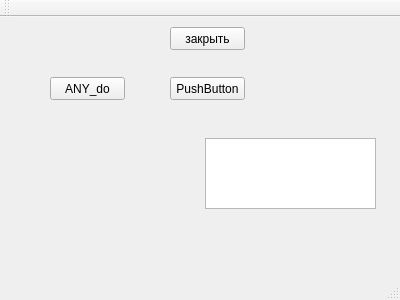
<?xml version="1.0" encoding="UTF-8"?>
<ui version="4.0">
 <class>MainWindow</class>
 <widget class="QMainWindow" name="MainWindow">
  <property name="geometry">
   <rect>
    <x>0</x>
    <y>0</y>
    <width>400</width>
    <height>300</height>
   </rect>
  </property>
  <property name="windowTitle">
   <string>MainWindow</string>
  </property>
  <widget class="QWidget" name="centralWidget">
   <widget class="QPushButton" name="pushButton">
    <property name="geometry">
     <rect>
      <x>170</x>
      <y>10</y>
      <width>75</width>
      <height>23</height>
     </rect>
    </property>
    <property name="text">
     <string>закрыть</string>
    </property>
   </widget>
   <widget class="QPushButton" name="pushButton_2">
    <property name="geometry">
     <rect>
      <x>170</x>
      <y>60</y>
      <width>75</width>
      <height>23</height>
     </rect>
    </property>
    <property name="text">
     <string>PushButton</string>
    </property>
   </widget>
   <widget class="QListWidget" name="log">
    <property name="geometry">
     <rect>
      <x>205</x>
      <y>121</y>
      <width>171</width>
      <height>71</height>
     </rect>
    </property>
   </widget>
   <widget class="QPushButton" name="pushButton_3">
    <property name="geometry">
     <rect>
      <x>50</x>
      <y>60</y>
      <width>75</width>
      <height>23</height>
     </rect>
    </property>
    <property name="text">
     <string>ANY_do</string>
    </property>
   </widget>
  </widget>
  <widget class="QMenuBar" name="menuBar">
   <property name="geometry">
    <rect>
     <x>0</x>
     <y>0</y>
     <width>400</width>
     <height>21</height>
    </rect>
   </property>
  </widget>
  <widget class="QToolBar" name="mainToolBar">
   <attribute name="toolBarArea">
    <enum>TopToolBarArea</enum>
   </attribute>
   <attribute name="toolBarBreak">
    <bool>false</bool>
   </attribute>
  </widget>
  <widget class="QStatusBar" name="statusBar"/>
 </widget>
 <layoutdefault spacing="6" margin="11"/>
 <resources/>
 <connections>
  <connection>
   <sender>pushButton</sender>
   <signal>clicked()</signal>
   <receiver>MainWindow</receiver>
   <slot>close()</slot>
   <hints>
    <hint type="sourcelabel">
     <x>232</x>
     <y>54</y>
    </hint>
    <hint type="destinationlabel">
     <x>277</x>
     <y>60</y>
    </hint>
   </hints>
  </connection>
 </connections>
</ui>
